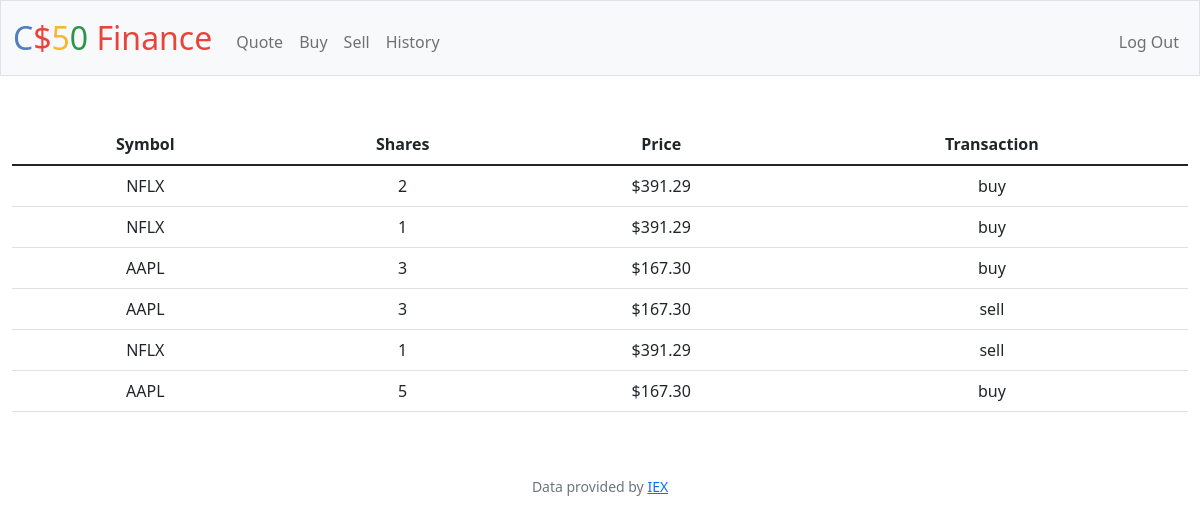
Screenshot of /history (signed in) with the database file from the repository.
### tables this page shows
CREATE TABLE stocks (id INTEGER PRIMARY KEY AUTOINCREMENT NOT NULL, symbol TEXT NOT NULL, user_id INTEGER NOT NULL, shares INTERGER NOT NULL, price NUMERIC NOT NULL, transactions TEXT NOT NULL);

### app.py (the view)
@app.route("/history")
@login_required
def history():
    stocks = db.execute("SELECT symbol, shares, price, transactions FROM stocks WHERE user_id = ?", session["user_id"])
    return render_template("history.html", stocks=stocks)

### app.py (called while the page is built)
@app.after_request
def after_request(response):
    response.headers["Cache-Control"] = "no-cache, no-store, must-revalidate"
    response.headers["Expires"] = 0
    response.headers["Pragma"] = "no-cache"
    return response

### helpers.py (called while the page is built)
def login_required(f):
    @wraps(f)
    def decorated_function(*args, **kwargs):
        if session.get("user_id") is None:
            return redirect("/login")
        return f(*args, **kwargs)
    return decorated_function

def usd(value):
    return f"${value:,.2f}"

### templates/history.html (shortened to what this page needs)
{% extends "layout.html" %}
{% block main %}
    <table class="table">
        <thead>
            <tr>
                <th scope="col">Symbol</th>
                <th scope="col">Shares</th>
                <th scope="col">Price</th>
                <th scope="col">Transaction</th>
            </tr>
        </thead>
        <tbody>
        {% for stock in stocks %}
            <tr>
                <td>{{ stock.symbol }}</td>
                <td>{{ stock.shares }}</td>
                <td>{{ stock.price | usd }}</td>
                <td>{{ stock.transactions }}</td>
            </tr>
        {% endfor %}
        </tbody>
    </table>
{% endblock %}

### templates/layout.html (shortened to what this page needs)
<!DOCTYPE html>
<html lang="en">
    <head>
        <link href="https://cdn.jsdelivr.net/npm/bootstrap@5.1.3/dist/css/bootstrap.min.css" rel="stylesheet">
        <link href="/static/styles.css" rel="stylesheet">
    </head>
    <body>
        <nav class="bg-light border navbar navbar-expand-md navbar-light">
            <div class="container-fluid">
                <a class="navbar-brand" href="/"><span class="blue">C</span><span class="red">$</span><span class="yellow">5</span><span class="green">0</span> <span class="red">Finance</span></a>
                <div class="collapse navbar-collapse" id="navbar">
                    {% if session["user_id"] %}
                        <ul class="navbar-nav me-auto mt-2">
                            <li class="nav-item"><a class="nav-link" href="/quote">Quote</a></li>
                            <li class="nav-item"><a class="nav-link" href="/buy">Buy</a></li>
                            <li class="nav-item"><a class="nav-link" href="/sell">Sell</a></li>
                            <li class="nav-item"><a class="nav-link" href="/history">History</a></li>
                        </ul>
                        <ul class="navbar-nav ms-auto mt-2">
                            <li class="nav-item"><a class="nav-link" href="/logout">Log Out</a></li>
                        </ul>
                    {% else %}
                        <ul class="navbar-nav ms-auto mt-2">
                            <li class="nav-item"><a class="nav-link" href="/register">Register</a></li>
                            <li class="nav-item"><a class="nav-link" href="/login">Log In</a></li>
                        </ul>
                    {% endif %}
                </div>
            </div>
        </nav>
        <main class="container-fluid py-5 text-center">
            {% block main %}{% endblock %}
        </main>
        <footer class="mb-5 small text-center text-muted">
            Data provided by <a href="https://iexcloud.io/">IEX</a>
        </footer>
    </body>
</html>

### static/styles.css (style rules this page uses)
nav .navbar-brand { font-size: xx-large; }
nav .navbar-brand .blue { color: #537fbe; }
nav .navbar-brand .red { color: #ea433b; }
nav .navbar-brand .yellow { color: #f5b82e; }
nav .navbar-brand .green { color: #2e944b; }

### rows the page displays
stocks: symbol "NFLX", shares "2", price "$391.29", transactions "buy"
stocks: symbol "NFLX", shares "1", price "$391.29", transactions "buy"
stocks: symbol "AAPL", shares "3", price "$167.30", transactions "buy"
stocks: symbol "AAPL", shares "3", price "$167.30", transactions "sell"
stocks: symbol "NFLX", shares "1", price "$391.29", transactions "sell"
stocks: symbol "AAPL", shares "5", price "$167.30", transactions "buy"
